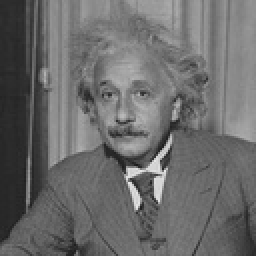
%> input picture hw2 Gauss filtering/einstein.jpg, 128 x 128 px, shrunk from 400 x 400 before the run (shown 2 times larger)
$ octave second.m   (GNU Octave 9; MATLAB toolbox functions it lacks are replaced by stand-ins)
%> lines starting %> are read from the running program, lines starting %| are printed output that depends on the picture
### hw2 Gauss filtering/myconv.m
function [y] = myconv( x,h )

%this function takes x as a photograph input and h as a filter and returns
%the filtered image using convolution.

%Get the height and the width of the input image.
[m,n] = size(x);
%I change the int to double because we are goint to do arithmetic
%equations.
x=im2double(x);
%create an array with the same size as the image
y = zeros(m,n);
[height,~] = size(h);
%this xyz variable is used to calculate max U and V numbers can take
%In the formula it is stated as from the convolution method. I use xyz
%variable to determine when to finish the loop.
xyz = (height-1)/2;
%this mean variable represents the middle point of the filter array. For
%example if filter array is 3x3 then mean value gets 2 which is the middle
%value of the 2-D array.
mean = (height+1)/2;
%the first 2 loop is used for the x and y coordinates of the image. The
%other 2 loops is for to calculate the convolution formula.
%The count and count2 variables represent the u and v values in the
%Convolution formula.
for i=1:m
    for j=1:n


        %These loops calculates the convolution for the given point which
        %was on the formula.
        for count=-xyz:xyz
            for count2=-xyz:xyz
                %This if statement checks boundaries. If the given array is
                %out of bounds then skips it. Because it skips the given
                %bounderies, it makes zero padding in the filtered image.
                if(i-count<m && i-count >1 && j-count2<n && j-count2>1 )
                    y(i,j) = y(i,j) + mtimes(h(mean+count,mean+count2),x(i-count,j-count2));
                end
            end
        end
    end
end

### hw2 Gauss filtering/second.m
clear
clc
%chance here for different images
x = imread('einstein.jpg');
%> x is the input picture: size 128x128 uint8; min 26, max 232, mean 107.1

%initializing filter of mean filter 3x3
h3 = [1 2 1; 2 4 2; 1 2 1];
sum3 = sum(h3(:));%coefficient of the matrix
h3 = (1/sum3)*h3;

%using filter with my image
y3=myconv(x,h3);
%> after the loop in myconv, `for i=1:m`:
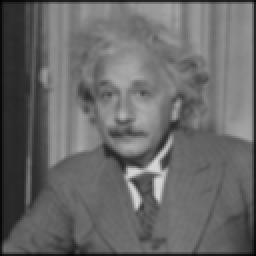
%> y: size 128x128 double (shown 2 times larger); min 0.0105, max 0.842, mean 0.408
%show original image
imshow(x)
figure
%show 3x3 filtered image
imshow(y3)

%5x5 mean filter is used and printed to the screen
h5 = [1 1 2 1 1; 1 2 4 2 1; 2 4 8 4 2; 1 2 4 2 1; 1 1 2 1 1];
sum5 = sum(h5(:));%coefficient of the matrix
h5 = (1/sum5)*h5;

y5=myconv(x,h5);
figure
imshow(y5)

%7x7 mean filter is used and printed to the screen
h7 = 1/49*[1 1 2 2 2 1 1 ; 1 2 2 4 2 2 1; 2 2 4 8 4 2 2; 2 4 8 16 8 4 2; 2 2 4 8 4 2 2; 1 2 2 4 2 2 1; 1 1 2 2 2 1 1];
sum7 = sum(h7(:));%coefficient of the matrix
h7 = (1/sum7)*h7;

y7=myconv(x,h7);
%> after the loop in myconv (call 3), `for i=1:m`:
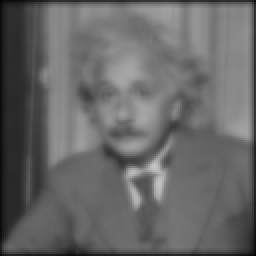
%> y: size 128x128 double (shown 2 times larger); min 0.021, max 0.779, mean 0.406
figure
imshow(y7)
